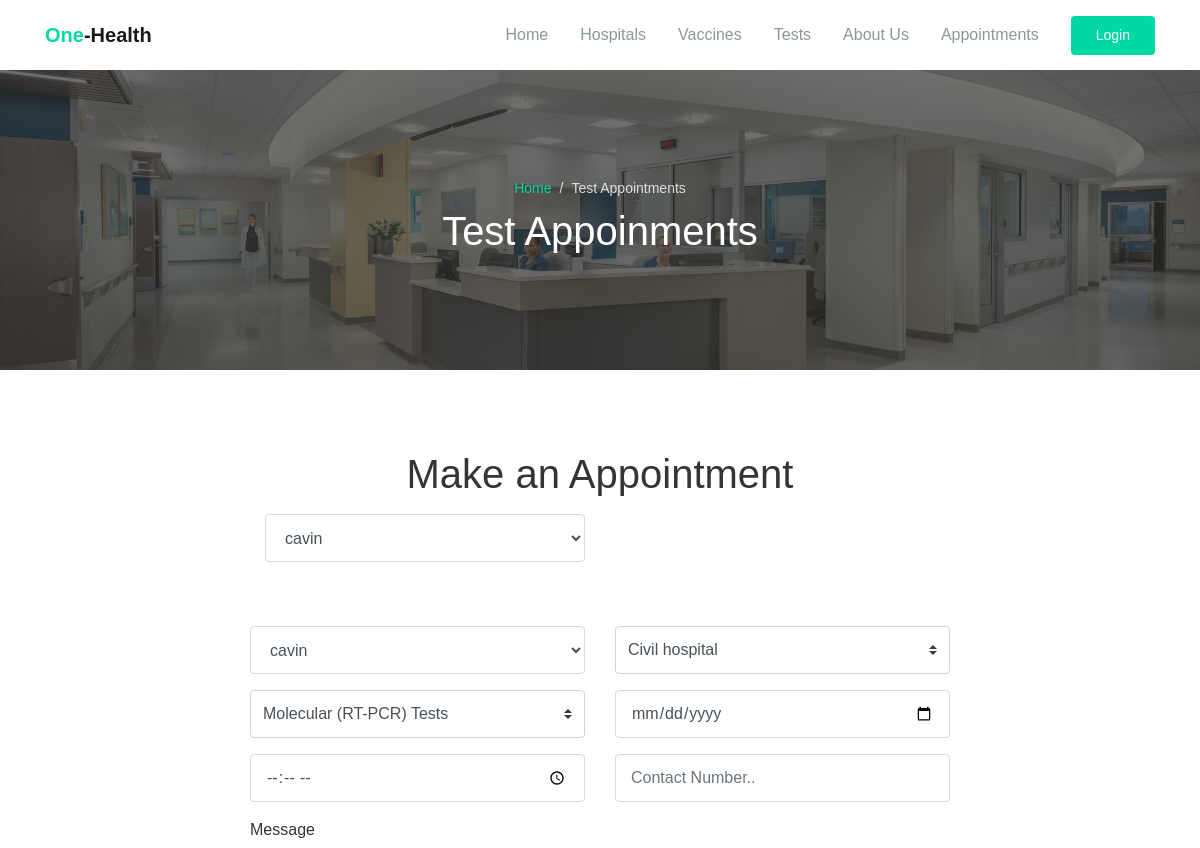
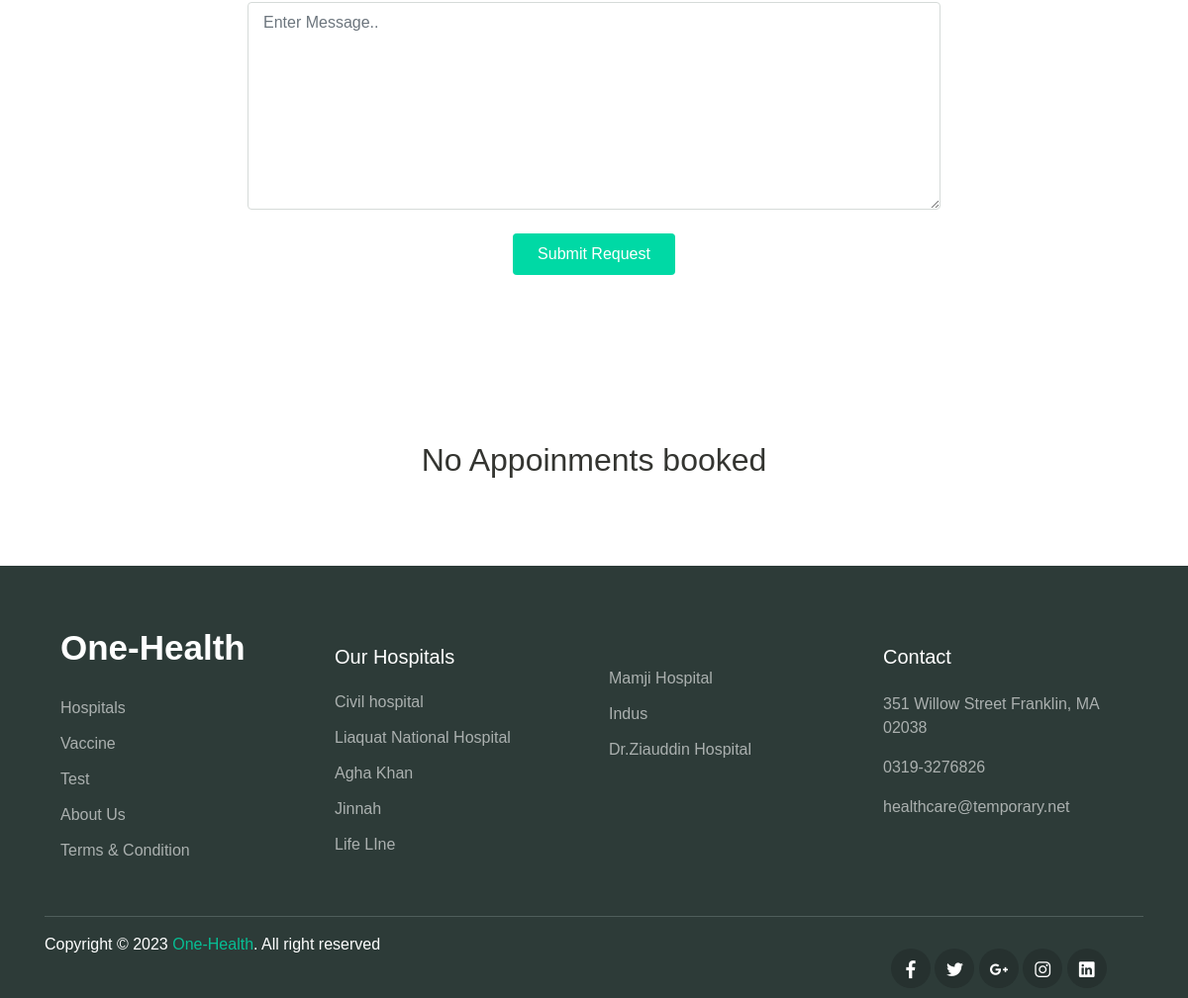
/User/booktest.php, run on the app's committed database (2 pictures, top to bottom).
### tables this page shows
CREATE TABLE `hospital` (
  `H_id` int(11) NOT NULL,
  `U_id` int(11) NOT NULL,
  `H_name` varchar(300) NOT NULL,
  `h_img` varchar(1000) NOT NULL,
  `Contact` bigint(20) NOT NULL,
  `Details` varchar(1000) NOT NULL,
  `location` varchar(500) NOT NULL,
  `status` int(11) NOT NULL
);

### User/booktest.php (the view, shortened to what this page needs)
<!DOCTYPE html>
<html lang="en">
<head>
  <link rel="stylesheet" href="../assets/css/maicons.css">
  <link rel="stylesheet" href="../assets/css/bootstrap.css">
  <link rel="stylesheet" href="../assets/vendor/owl-carousel/css/owl.carousel.css">
  <link rel="stylesheet" href="../assets/vendor/animate/animate.css">
  <link rel="stylesheet" href="../assets/css/theme.css">
  <head>
</head>
</head>
<body>
<?php
include('navbar.php')
?>
<div class="page-banner overlay-dark bg-image" style="background-image: url(../assets/img/HOME.jpg);">
    <div class="banner-section">
      <div class="container text-center wow fadeInUp">
        <nav aria-label="Breadcrumb">
          <ol class="breadcrumb breadcrumb-dark bg-transparent justify-content-center py-0 mb-2">
            <li class="breadcrumb-item"><a href="index.php">Home</a></li>
            <li class="breadcrumb-item active" aria-current="page">Test Appointments</li>
          </ol>
        </nav>
        <h1 class="font-weight-normal">Test Appoinments</h1>
      </div>
    </div>
  </div>
  <div class="page-section">
    <div class="container">
      <h1 class="text-center wow fadeInUp">Make an Appointment</h1>
      <form class="main-form" method="POST" action="" enctype="multipart/form-data" onsubmit="return validateDate()">
<div class="col-12 col-sm-6 py-2 wow fadeInLeft">
    <select type="text" name="PName" class="form-control" placeholder="Patient Name." required>
        <?php
        $q = "SELECT * FROM users WHERE r_id=2 AND status=0";
        $res = mysqli_query($con, $q);
        while ($dataa = mysqli_fetch_assoc($res)) {
            ?>
            <option value="<?php echo $dataa['U_id'] ?>"
                <?php
                if ($dataa['U_id'] == $_SESSION['id']) {
                    echo "selected";
                }
                ?>
            ><?php echo $dataa['name'] ?></option>
            <?php
        }
        ?>
    </select>
</div>
      <div class="row mt-5 ">
          <div class="col-12 col-sm-6 py-2 wow fadeInLeft">
            <select type="text" name="PName" class="form-control" placeholder="Patient Name." required>
            <?php
                  $q="select * from users where r_id=2  and status=0";
                  $res=mysqli_query($con,$q);
                  while($dataa=mysqli_fetch_assoc($res)){
                  ?>
                  <option value="<?php echo $dataa['U_id']?>"
                  <?php
                  if($dataa['U_id']==$_SESSION['id']){
                     echo "selected";
                  }
                  ?>
                  ><?php echo $dataa['name']?></option>
                  <?php
                  }
                  ?>
            </select>
          </div>
  <div class="col-12 col-sm-6 py-2 wow fadeInRight" data-wow-delay="300ms"required>
            <select name="HName" id="exampleFormControlInput1" class="custom-select">
            <?php
                 $q="select * from hospital where status=0";
                 $res=mysqli_query($con,$q);
                 while($data=mysqli_fetch_assoc($res)){
                 ?>
                 <option value="<?php echo $data['H_id']?>"><?php echo $data['H_name']?></option>
                 <?php
                 }
                 ?>
                  </select>
          </div>
          <div class="col-12 col-sm-6 py-2 wow fadeInLeft" data-wow-delay="300ms"required>
            <select name="TName" id="exampleFormControlInput1" class="custom-select">
            <?php
                  $q="select * from test where status=0";
                  $res=mysqli_query($con,$q);
                  while($data=mysqli_fetch_assoc($res)){
                  ?>
                  <option value="<?php echo $data['T_id']?>"><?php echo $data['Test_Name']?></option>
                  <?php
                  }
                  ?>
            </select>
          </div>
          <div class="col-12 col-sm-6 py-2 wow fadeInRight" data-wow-delay="300ms" required>
        <input type="date" name="date" class="form-control">
    </div>
          <div class="col-12 col-sm-6 py-2 wow fadeInLeft" data-wow-delay="300ms"required>
            <input type="time" name="time" class="form-control">
          </div>
          <div class="col-12 col-sm-6 py-2 wow fadeInRight" data-wow-delay="300ms">
            <input type="text" name="contact" class="form-control" placeholder="Contact Number.."required>
          </div>
          <div class="col-12 py-2 wow fadeInUp">
            <label for="message">Message</label>
            <textarea id="message" class="form-control" rows="8" placeholder="Enter Message.." required></textarea>
          </div>
        </div>
        <center>
        <button name="sub" type="submit" class="btn btn-primary mt-3 wow zoomIn">Submit Request</button>
    </center>
</form>
                </div>
                <br><br><br><br>
 <br><br><br>
 <?php
if(isset($_SESSION['id'])){
$id=$_SESSION['id'];
?>
<div class="cases">
         <div class="container-fluid">
            <div class="row">
 <div class="col-md-12">
               <div class="titlepage text_align_center ">
                    <center> <h2>Your Test appoinments</h2></center>
                  </div>
<table class="table">
  <thead class="table-dark">
  <th>id</th>
  <th>Hospital Name</th>
  <th>Patient Name</th>
  <th>Test Name</th>
  <th>Status</th>
  <th>Date</th>
  <th>Time</th>
  </thead>
  <tbody>
    <?php
     $q="select * from appoinments join users on appoinments.P_id=users.U_id join test
      on test.T_id=appoinments.T_id join hospital on hospital.H_id=appoinments.H_id
      where users.U_id='$id'";
     $res=mysqli_query($con,$q);
     while($data=mysqli_fetch_assoc($res)){
    ?>
    <tr>
<td><?php echo $data['A_id']?></td>
<td><?php echo $data['H_name']?></td>
<td><?php echo $data['name']?></td>
<td><?php echo $data['Test_Name']?></td>
<td><?php echo $data['Statuss']?></td>
<td><?php echo $data['Date']?></td>
<td><?php echo $data['Time']?></td>
</tr>
<?php
     }
?>
  </tbody>
</table>
</div>
</div></div></div>
<br>
<?php
}
else{
  ?>
<div class="titlepage text_align_center ">
                    <center> <h2>No Appoinments booked</h2>  </center>
                  </div>
  <?php
}
?>
      </div>
      <?php
include('footer.php')
?>
</body>

### User/footer.php (shortened to what this page needs)
<!DOCTYPE html>
<html lang="en">
<head>
  <link rel="stylesheet" href="../assets/css/maicons.css">
  <link rel="stylesheet" href="../assets/css/bootstrap.css">
  <link rel="stylesheet" href="../assets/vendor/owl-carousel/css/owl.carousel.css">
  <link rel="stylesheet" href="../assets/vendor/animate/animate.css">
  <link rel="stylesheet" href="../assets/css/theme.css">
</head>
<body>
<footer class="page-footer">
    <div class="container">
      <div class="row px-md-3">
        <div class="col-sm-6 col-lg-3 py-3">
        <ul class="footer-menu">
        <h5><a class="navbar-brand" href="index.php"><span class="text-primary1 " style= "font-size: 35px">One-Health</a></span></h5>
            <li><a href="hospital.php">Hospitals  </a></li>
            <li><a href="vaccine.php">Vaccine</a></li>
            <li><a href="test.php">Test</a></li>
            <li><a href="about.php">About Us</a></li>
            <li><a href="terms&co.php">Terms & Condition</a></li>
          </ul>
        </div>
        <div class="col-md-6 col-lg-3 py-3">
          <br>
    <h5>Our Hospitals</h5>
    <ul class="footer-menu">
        <?php
        $q = "select * from hospital where status=0";
        $res = mysqli_query($con, $q);
        $count = 0;
        while ($data = mysqli_fetch_assoc($res)) {
            if ($count % 5 == 0 && $count != 0) {
                echo '</ul></div><div class="col-md-6 col-lg-3 py-3"><br><h5></h5><ul class="footer-menu">';
            }
            ?>
            <li><a href="hosinfo.php?id=<?php echo $data['H_id'] ?>"><?php echo $data['H_name'] ?></a></li>
            <?php
            $count++;
        }
        ?>
    </ul>
</div>
<div class="col-sm-6 col-lg-3 py-3">
  <br>
          <h5>Contact</h5>
          <p class="footer-link mt-2">351 Willow Street Franklin, MA 02038</p>
          <a href="#" class="footer-link">0319-3276826</a>
          <a href="#" class="footer-link">healthcare@temporary.net</a>
</div>
      </div>
<hr>
      <div class="row">
      <div class="col-lg-9">
      <p id="copyright">Copyright &copy; 2023 <a href="index.php" target="_blank">One-Health</a>. All right reserved</p>
      </div>
<div class="col-lg-3">
          <div class="footer-sosmed mt-3">
            <a href="#" target="_blank"><span class="mai-logo-facebook-f"></span></a>
            <a href="#" target="_blank"><span class="mai-logo-twitter"></span></a>
            <a href="#" target="_blank"><span class="mai-logo-google-plus-g"></span></a>
            <a href="#" target="_blank"><span class="mai-logo-instagram"></span></a>
            <a href="#" target="_blank"><span class="mai-logo-linkedin"></span></a>
          </div>
</div>
    </div>
    </div>
  </footer>
</body>
</html>

### assets/css/theme.css (style rules this page uses)
:root { --primary: #00D9A5; --accent: #FF3D85; --secondary: #4E5AFE; --warning: #EED818; --info: #05B4E1; --danger: #FF4943; --success: #96C93D; --dark: #343531; --light: #F5F9F6; --cs: #596261; --grey: #6E807A; }
body { font-family: "Source Sans Pro", sans-serif; line-height: 1.5; color: #343531; }
a { color: #07be94; text-decoration: none; background-color: transparent; }
.text-primary1 { color: #ffffff !important; }
.btn-primary { color: #fff; background-color: #00D9A5; border-color: transparent; }
.btn { padding: 8px 24px; }
.breadcrumb { background-color: #f8f9fa; }
.breadcrumb-dark .breadcrumb-item a { color: #00D9A5; }
.breadcrumb-dark .breadcrumb-item + .breadcrumb-item::before { display: inline-block; padding-right: 0.5rem; color: rgba(255, 255, 255, 0.8); content: "/"; }
.breadcrumb-dark .breadcrumb-item.active { color: rgba(255, 255, 255, 0.8); }
.navbar-brand { font-weight: 600; padding-top: 10px; padding-bottom: 10px; }
.form-control { padding: 8px 15px; height: calc(1.5em + 1.375rem + 2px); border-color: #d6dbd9; }
.custom-select { height: calc(1.5em + 1.375rem + 2px); }
.bg-image { position: relative; background-position: center center; background-size: cover; background-repeat: no-repeat; }
.bg-image > * { position: relative; z-index: 10; }
.page-section { position: relative; padding-top: 80px; padding-bottom: 80px; overflow: hidden; }
.page-banner { position: relative; height: 300px; z-index: 10; }
.page-hero.overlay-dark::before, .page-banner.overlay-dark::before { content: ""; position: absolute; top: 0; left: 0; width: 100%; height: 100%; background: rgba(52, 53, 49, 0.7); z-index: 1; }
.page-banner .breadcrumb-item, .page-banner .breadcrumb-item a { font-size: 14px; }
.hero-section, .banner-section { position: relative; display: -ms-flexbox; display: flex; -ms-flex-align: center; align-items: center; -ms-flex-pack: center; justify-content: center; height: 100%; color: #ffffff; z-index: 10; }
.main-form { display: block; max-width: 700px; margin: 0 auto; }
.page-footer { position: relative; display: block; padding-top: 40px; padding-bottom: 10px; background-color: #2D3B38; color: #fff; }
.page-footer h5 { font-weight: 500; margin-bottom: 16px; }
.page-footer hr { border-color: #4F5E5B; }
.footer-menu { position: relative; list-style: none; padding-left: 0; }
.footer-menu a, .footer-link { display: inline-block; padding-top: 6px; padding-bottom: 6px; color: rgba(255, 255, 255, 0.6); transition: all .2s ease; }
.footer-link { padding: 0; margin-bottom: 16px; }
.footer-sosmed a { display: inline-block; width: 40px; height: 40px; line-height: 42px; border-radius: 50%; text-align: center; font-size: 18px; background-color: #26312F; color: #ffff; transition: all .2s ease; }

### data on the page
hospital: H_name "Civil hospital"
hospital: H_name "Liaquat National Hospital"
hospital: H_name "Agha Khan"
hospital: H_name "Jinnah"
hospital: H_name "Life LIne"
hospital: H_name "Mamji Hospital"
hospital: H_name "Indus"
hospital: H_name "Dr.Ziauddin Hospital"

### other printed values
form field PName "cavin"
form field HName "Civil hospital"
form field TName "Molecular (RT-PCR) Tests"
